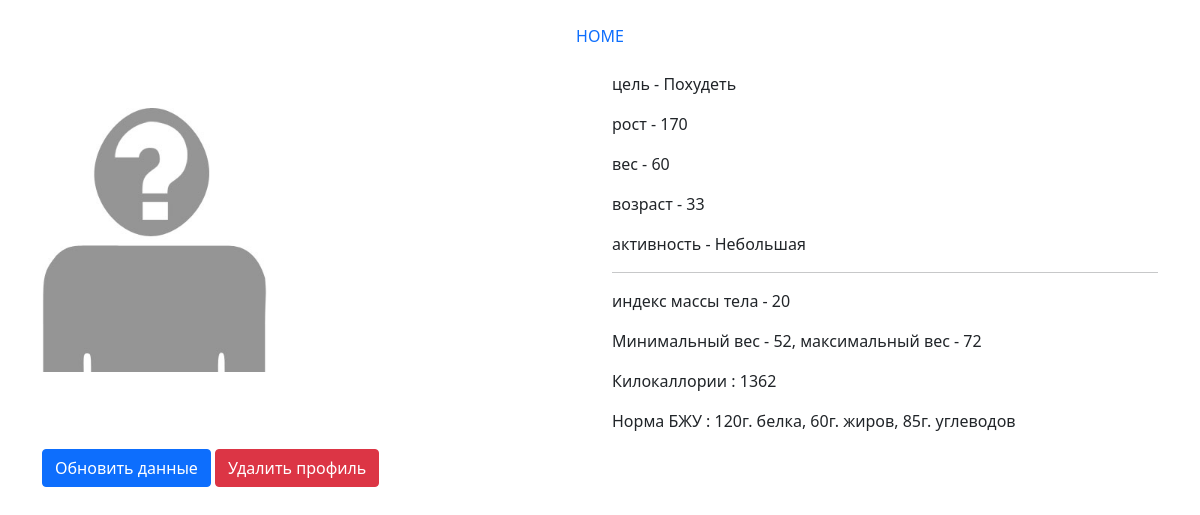
/profile/eeee-1247035636730000/, run on the app's committed database.
### calc/models.py (models this page shows, shortened)
class Profile(ProfileCaloriesMixin, models.Model):
    TARGETS = (
        ("1", 'Похудеть'),
        ("2", 'Баланс'),
        ("3", 'Набрать массу'),
    )
    ACTIVITY = (
        ("1.2", 'Небольшая'),
        ("1.375", 'Средняя'),
        ("1.5", 'Выше среденей'),
        ("1.725", 'Высокая'),
    )
    SEX = (
        ("woman", 'Женский'),
        ("man", 'Мужской'),
    )
    name = models.CharField('Имя', max_length=50)
    slug = models.SlugField('URL', unique=True, max_length=50, blank=True)
    target = models.CharField('Цель', choices=TARGETS, default=1, max_length=10)
    sex = models.CharField('Пол', choices=SEX, default="woman", max_length=10)
    photo = models.ImageField('Фото', upload_to='profile', blank=True, null=True, default='no_person.jpg')
    height = models.PositiveSmallIntegerField('Рост', null=True, validators=[validate_height_weight_age])
    weight = models.PositiveSmallIntegerField('Вес', null=True, validators=[validate_height_weight_age])
    age = models.PositiveSmallIntegerField('Возраст', validators=[validate_height_weight_age])
    activity = models.CharField('Активность', choices=ACTIVITY, default=1.25, max_length=10)
    date_create = models.DateTimeField(auto_now_add=True)
    date_update = models.DateTimeField(auto_now=True)

### calc/views.py (the view)
# urls.py: path('profile/<slug:slug>/', profile_ditail, name='profile'),
def profile_ditail(request, slug):
    profile = get_object_or_404(Profile, slug=slug)
    body_mass_index = profile.body_mass_index()
    normal_weight = profile.normal_weight()
    if profile.target == '1':
        deficit_calories = profile.deficit_calories()
        deficit_protein_fat_carbohydrate = profile.deficit_protein_fat_carbohydrate()
    else:
        normal_calories = profile.normal_calories()
        normal_protein_fat_carbohydrate = profile.normal_protein_fat_carbohydrate()
    template = 'profile/profile_ditail.html'
    return render(request, template, locals())

### calc/mixins.py (called while the page is built)
    def body_mass_index(self):
        return int(self.weight / (self.height / 100) ** 2)

    def normal_weight(self):
        min_weight = int(18 * ((self.height / 100) ** 2))
        max_weight = int(25 * ((self.height / 100) ** 2))
        return f'Минимальный вес - {min_weight}, максимальный вес - {max_weight}'

    def normal_calories(self):
        if self.sex == 'man':
            return int((10 * self.weight + 6.25 * self.height - 5 * self.age + 5) * float(self.activity))
        return int((10 * self.weight + 6.25 * self.height - 5 * self.age - 161) * float(self.activity))

    def deficit_calories(self):
        return int(self.normal_calories() - self.normal_calories() * 0.15)

    def deficit_protein_fat_carbohydrate(self):
        protein = int(2 * self.weight)
        if self.body_mass_index() <= 25:
            fat = self.weight
        else:
            fat = 0.9 * self.weight
        carbohydrate = int((self.deficit_calories() - 4 * protein - fat * 9) / 4)
        return f'{protein}г. белка, {fat}г. жиров, {carbohydrate}г. углеводов'

### templates/profile/profile_ditail.html (shortened to what this page needs)
{% extends 'base.html' %}
{% load crispy_forms_tags %}
{% block content %}
<div class="row">
    {% if profile.photo %}
    <div class="col-6">
        <img src="{{profile.photo.url}}" height="300" alt="">
    </div>
    {% endif %}
    <div class="col">
        <p>цель - {{profile.get_target_display}}</p>
        <p>рост - {{profile.height}}</p>
        <p>вес - {{profile.weight}}</p>
        <p>возраст - {{profile.age}}</p>
        <p>активность - {{profile.get_activity_display}}</p>
        <hr>
        <p>индекс массы тела - {{profile.body_mass_index}}</p>
        <p>{{normal_weight}}</p>
        <p>Килокаллории :
            {% if deficit_calories %}
            {{deficit_calories}}
            {% endif %}
        </p>
        <p>Норма БЖУ :
            {% if deficit_protein_fat_carbohydrate %}
            {{deficit_protein_fat_carbohydrate}}
            {% endif %}
        </p>
    </div>
</div>
<a class="btn btn-primary" href="{% url 'profile_change' profile.slug %}" role="button">Обновить данные</a>
<a class="btn btn-danger" href="{% url 'profile_delete' profile.slug %}" role="button">Удалить профиль</a>
{% endblock content %}

### templates/base.html (shortened to what this page needs)
{% load static %}
<!doctype html>
<html lang="ru">
<head>
    <link href="https://cdn.jsdelivr.net/npm/bootstrap@5.1.3/dist/css/bootstrap.min.css" rel="stylesheet"
>
</head>
<body>
<div class="container">
    {% block navbar %}
    <header class="d-flex  justify-content-center py-3">
        <ul class="nav nav-pills">
            <li class="nav-item"><a href='{% url "profile_list"  %}' class="nav-link">HOME</a></li>
        </ul>
    </header>
    {% endblock navbar %}
    {% block content %}
    {% endblock content %}
</div>
</body>
</html>

### data on the page
Profile: photo (picture), target "Похудеть", height "170", weight "60", age "33", activity "Небольшая", body_mass_index "20"

### other printed values
{{ normal_weight }} "Минимальный вес - 52, максимальный вес - 72"
{{ deficit_calories }} "1362"
{{ deficit_protein_fat_carbohydrate }} "120г. белка, 60г. жиров, 85г. углеводов"
